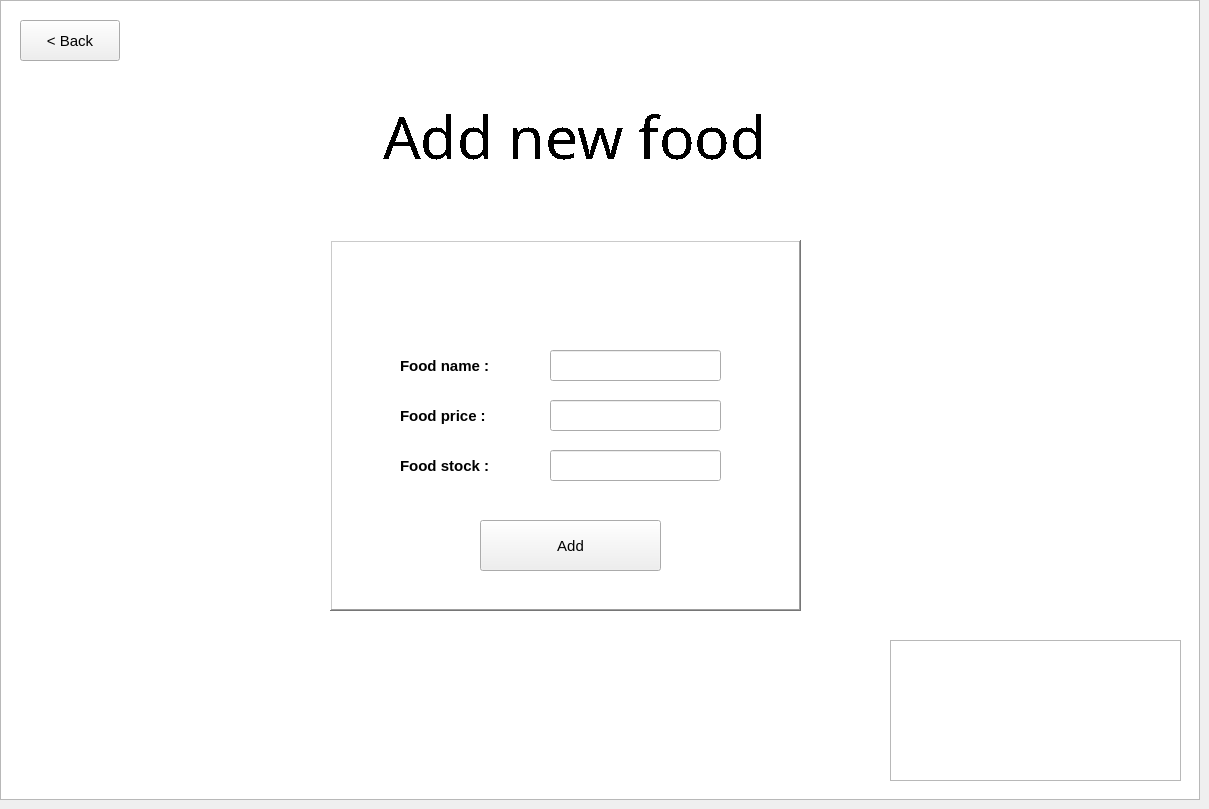
    <widget class="QWidget" name="addNewFoodPage">
     <widget class="QGraphicsView" name="graphicsView_25">
      <property name="geometry">
       <rect>
        <x>890</x>
        <y>640</y>
        <width>291</width>
        <height>141</height>
       </rect>
      </property>
      <property name="styleSheet">
       <string notr="true">border-image: url(:/new/prefix1/logo.png);</string>
      </property>
     </widget>
     <widget class="QGraphicsView" name="graphicsView_26">
      <property name="geometry">
       <rect>
        <x>0</x>
        <y>0</y>
        <width>1200</width>
        <height>800</height>
       </rect>
      </property>
      <property name="styleSheet">
       <string notr="true">border-image: url(:/new/prefix1/new.jpg);</string>
      </property>
     </widget>
     <widget class="QGraphicsView" name="graphicsView_27">
      <property name="geometry">
       <rect>
        <x>330</x>
        <y>240</y>
        <width>471</width>
        <height>371</height>
       </rect>
      </property>
      <property name="font">
       <font>
        <pointsize>11</pointsize>
        <weight>75</weight>
        <bold>true</bold>
       </font>
      </property>
      <property name="styleSheet">
       <string notr="true"/>
      </property>
      <property name="frameShape">
       <enum>QFrame::WinPanel</enum>
      </property>
      <property name="frameShadow">
       <enum>QFrame::Raised</enum>
      </property>
     </widget>
     <widget class="QLabel" name="label_24">
      <property name="geometry">
       <rect>
        <x>275</x>
        <y>100</y>
        <width>600</width>
        <height>71</height>
       </rect>
      </property>
      <property name="font">
       <font>
        <family>Stencil</family>
        <pointsize>44</pointsize>
        <weight>50</weight>
        <bold>false</bold>
        <strikeout>false</strikeout>
        <stylestrategy>NoAntialias</stylestrategy>
        <kerning>true</kerning>
       </font>
      </property>
      <property name="styleSheet">
       <string notr="true">color: rgb(0, 0, 0);</string>
      </property>
      <property name="text">
       <string>Add new food</string>
      </property>
      <property name="alignment">
       <set>Qt::AlignCenter</set>
      </property>
     </widget>
     <widget class="QLabel" name="label_26">
      <property name="geometry">
       <rect>
        <x>400</x>
        <y>350</y>
        <width>131</width>
        <height>31</height>
       </rect>
      </property>
      <property name="font">
       <font>
        <pointsize>11</pointsize>
        <weight>75</weight>
        <bold>true</bold>
       </font>
      </property>
      <property name="text">
       <string>Food name : </string>
      </property>
     </widget>
     <widget class="QLineEdit" name="newFoodName">
      <property name="geometry">
       <rect>
        <x>550</x>
        <y>350</y>
        <width>171</width>
        <height>31</height>
       </rect>
      </property>
      <property name="font">
       <font>
        <pointsize>11</pointsize>
       </font>
      </property>
     </widget>
     <widget class="QLabel" name="label_28">
      <property name="geometry">
       <rect>
        <x>400</x>
        <y>400</y>
        <width>131</width>
        <height>31</height>
       </rect>
      </property>
      <property name="font">
       <font>
        <pointsize>11</pointsize>
        <weight>75</weight>
        <bold>true</bold>
       </font>
      </property>
      <property name="text">
       <string>Food price : </string>
      </property>
     </widget>
     <widget class="QLineEdit" name="newFoodPrice">
      <property name="geometry">
       <rect>
        <x>550</x>
        <y>400</y>
        <width>171</width>
        <height>31</height>
       </rect>
      </property>
      <property name="font">
       <font>
        <pointsize>11</pointsize>
       </font>
      </property>
     </widget>
     <widget class="QLineEdit" name="newFoodStock">
      <property name="geometry">
       <rect>
        <x>550</x>
        <y>450</y>
        <width>171</width>
        <height>31</height>
       </rect>
      </property>
      <property name="font">
       <font>
        <pointsize>11</pointsize>
       </font>
      </property>
     </widget>
     <widget class="QLabel" name="label_29">
      <property name="geometry">
       <rect>
        <x>400</x>
        <y>450</y>
        <width>131</width>
        <height>31</height>
       </rect>
      </property>
      <property name="font">
       <font>
        <pointsize>11</pointsize>
        <weight>75</weight>
        <bold>true</bold>
       </font>
      </property>
      <property name="text">
       <string>Food stock : </string>
      </property>
     </widget>
     <widget class="QPushButton" name="addNewFoodBackButton">
      <property name="geometry">
       <rect>
        <x>20</x>
        <y>20</y>
        <width>100</width>
        <height>41</height>
       </rect>
      </property>
      <property name="font">
       <font>
        <pointsize>11</pointsize>
        <weight>50</weight>
        <bold>false</bold>
       </font>
      </property>
      <property name="text">
       <string>&lt; Back</string>
      </property>
     </widget>
     <widget class="QPushButton" name="addNewFoodToMenuButton">
      <property name="geometry">
       <rect>
        <x>480</x>
        <y>520</y>
        <width>181</width>
        <height>51</height>
       </rect>
      </property>
      <property name="font">
       <font>
        <pointsize>11</pointsize>
        <weight>50</weight>
        <bold>false</bold>
       </font>
      </property>
      <property name="text">
       <string>Add</string>
      </property>
     </widget>
     <widget class="QLabel" name="label_25">
      <property name="geometry">
       <rect>
        <x>530</x>
        <y>260</y>
        <width>71</width>
        <height>71</height>
       </rect>
      </property>
      <property name="styleSheet">
       <string notr="true">border-image: url(:/new/prefix1/chicken.png);</string>
      </property>
      <property name="text">
       <string/>
      </property>
     </widget>
     <zorder>graphicsView_26</zorder>
     <zorder>graphicsView_25</zorder>
     <zorder>graphicsView_27</zorder>
     <zorder>label_24</zorder>
     <zorder>label_26</zorder>
     <zorder>newFoodName</zorder>
     <zorder>label_28</zorder>
     <zorder>newFoodPrice</zorder>
     <zorder>newFoodStock</zorder>
     <zorder>label_29</zorder>
     <zorder>addNewFoodBackButton</zorder>
     <zorder>addNewFoodToMenuButton</zorder>
     <zorder>label_25</zorder>
    </widget>
